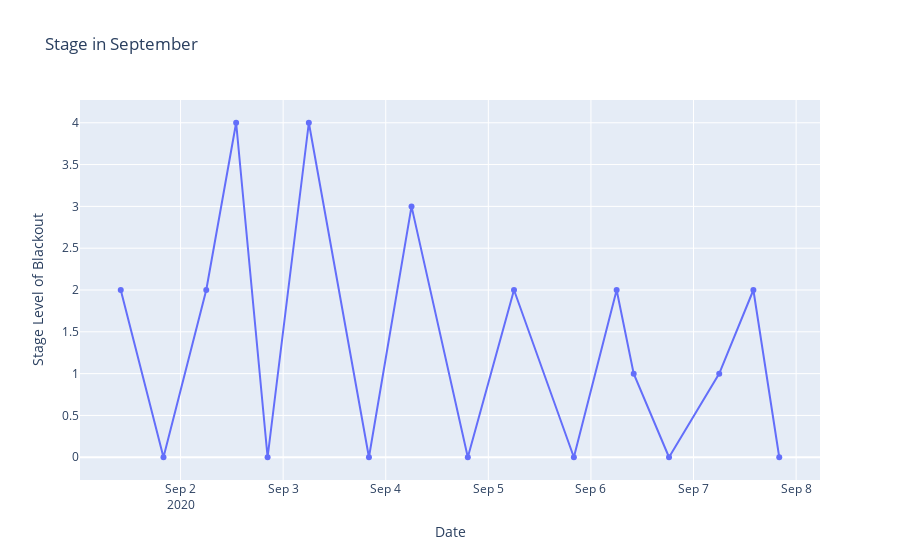

Here is the notebook cell this chart was saved with:
### Code cell
fig=go.Figure()
fig.add_trace(go.Scatter(x=df_2020_september["datetime"], y=df_2020_september["stage"],
                    mode='lines+markers',
                    name='Confirmed Cases'))

fig.update_layout(title="Stage in September",
                 xaxis_title="Date",yaxis_title="Stage Level of Blackout",legend=dict(x=0,y=1,traceorder="normal"))
fig.show()

### Figure 1 — Plotly figure (JSON) as saved in the notebook; plotly's stock layout.template omitted (floating-point values rounded to 4 significant figures)
{"data": [{"mode": "lines+markers", "name": "Confirmed Cases", "type": "scatter", "x": ["2020-09-07T20:03:18", "2020-09-07T14:00:22", "2020-09-07T06:00:53", "2020-09-06T18:16:14", "2020-09-06T10:00:25", "2020-09-06T06:00:50", "2020-09-05T20:00:31", "2020-09-05T06:00:18", "2020-09-04T19:12:05", "2020-09-04T06:01:47", "2020-09-03T20:04:09", "2020-09-03T06:00:35", "2020-09-02T20:21:48", "2020-09-02T13:00:13", "2020-09-02T06:00:50", "2020-09-01T20:00:23", "2020-09-01T10:00:34"], "y": [0, 2, 1, 0, 1, 2, 0, 2, 0, 3, 0, 4, 0, 4, 2, 0, 2]}], "layout": {"legend": {"traceorder": "normal", "x": 0, "y": 1}, "title": {"text": "Stage in September"}, "xaxis": {"title": {"text": "Date"}}, "yaxis": {"title": {"text": "Stage Level of Blackout"}}}}
